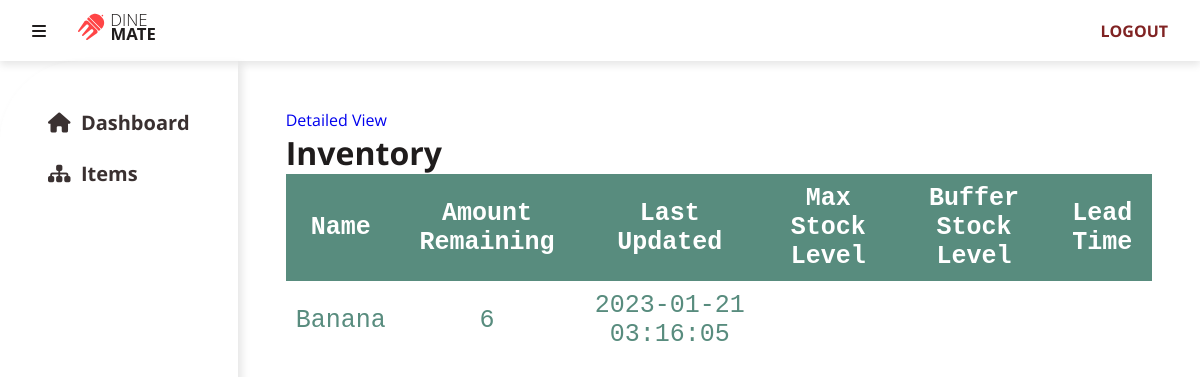
The page /admin/inventory on the database as committed earlier.
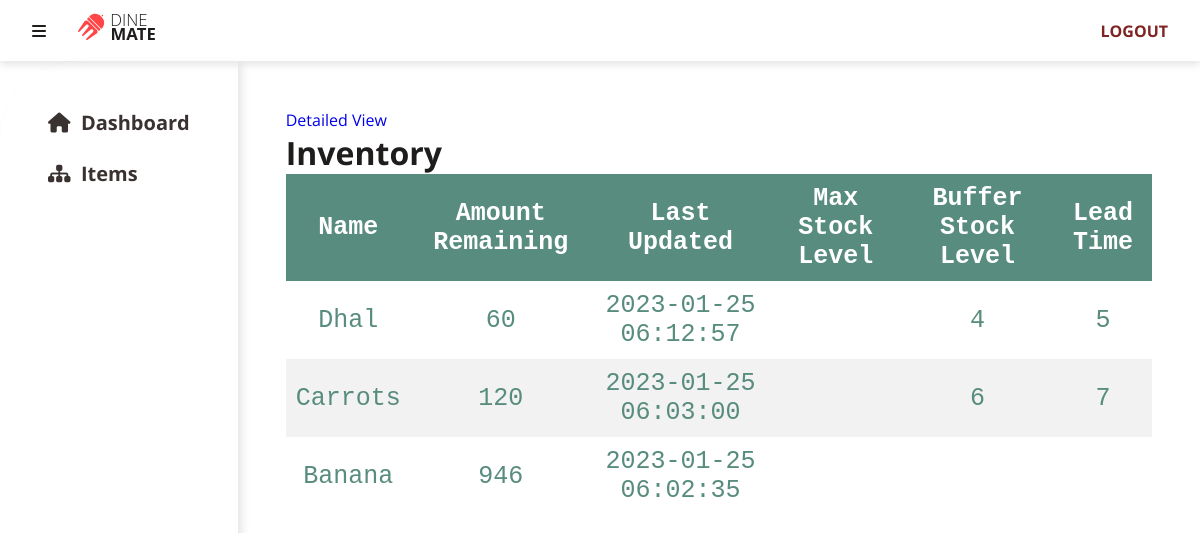
The same page on the database as committed later.
### tables this page shows
CREATE TABLE `inventory` (
  `item_id` int(11) NOT NULL,
  `amount_remaining` float NOT NULL,
  `last_updated` timestamp NOT NULL DEFAULT current_timestamp(),
  `reorder_level` float DEFAULT NULL,
  `max_stock_level` float DEFAULT NULL,
  `buffer_stock_level` float DEFAULT NULL,
  `lead_time` int(11) DEFAULT NULL
);

CREATE TABLE `items` (
  `item_id` int(11) NOT NULL,
  `item_name` varchar(256) NOT NULL,
  `description` text DEFAULT NULL,
  `unit` int(50) NOT NULL,
  `category` int(11) DEFAULT NULL
);

### app/core/Controller.php (called while the page is built, shortened)
<?php
trait Controller
{
    public function view(string $view, array $data = []): void
    {
        $filename = "../app/views/" . $view . ".view.php";
        require $filename;
    }
}

### app/controllers/Admin/Inventory.php (called while the page is built, shortened)
<?php
class Inventory
{
    public function index()
    {
        $inv = new InventoryModel();
        $inventory = $inv->getInventory();
        $this->view('inventory', ['inventory' => $inventory]);
    }
}

### app/core/App.php (called while the page is built, shortened)
<?php
class App
{
    private mixed $module = "";
    private array $modules = ["admin"];
    private mixed $controller = "home";
    private string $method = "index";
    function __construct()
    {
        $url = $this->splitUrl();
        if (isset($url[0]) && in_array($url[0], $this->modules)) {
            $this->module = $url[0];
            array_shift($url);
        }
        $controllerPath = "../app/controllers/";
        $path = $controllerPath;
        if ($this->module) {
            $path .= ucfirst($this->module) . "/";
        }
        $path .= ucfirst($url[0] ?? $this->controller) . ".php";
        if (isset($url[0])) {
            if (file_exists($path)) {
                $this->controller = $url[0];
                unset($url[0]);
            } else {
                $this->controller = null;
            }
        }
        $this->controller = new $this->controller;
        $this->params = $url ? array_values($url) : [];
        call_user_func_array([$this->controller, $this->method], $this->params);
    }
    private function splitUrl(): array
    {
        if (isset($_GET["url"])) {
            return explode("/", filter_var(rtrim($_GET["url"], "/"), FILTER_SANITIZE_URL));
        } else {
            return [];
        }
    }
}

### public/index.php (called while the page is built, shortened)
<?php
$app = new App();

### app/core/Model.php (called while the page is built, shortened)
<?php
class Model
{
    protected string $table = "";
    public function select(array|string $column_list = "*"): Model
    {
        if (is_array($column_list)) {
            for ($i = 0; $i < count($column_list); $i++) {
                if (!str_contains($column_list[$i], ".")) {
                    $column_list[$i] = $this->table . "." . $column_list[$i];
                }
            }
            $column_list = implode(", ", $column_list);
        } else {
            if (!str_contains($column_list, ".")) {
                $column_list = $this->table . "." . $column_list;
            }
        }
        return $this;
    }
    public function join(string $table, string $column1, string $column2, string $operator = "="): Model
    {
        return $this;
    }
}

### app/models/InventoryModel.php (called while the page is built, shortened)
<?php
class InventoryModel extends Model
{
    public function __construct()
    {
        $this->table = "inventory";
    }
    public function getInventory()
    {
        return $this->select(["inventory.*", "items.item_name"])
        ->join("items", "items.item_id", "inventory.item_id")
        ->fetchAll();
    }
}

### app/core/Database.php (called while the page is built, shortened)
<?php
trait Database
{
    private ?PDO $db = null;
    protected string $query = "";
    protected array $data = [];
    public function execute(): PDOStatement
    {
        try {
            $statement = $this->prepare($this->query);
            $statement->execute($this->data);
            $this->query = "";
            $this->data = [];
            return $statement;
        } catch (PDOException $e) {
            die($e->getMessage());
        }
    }
    public function fetchAll(): array
    {
        return $this->execute()->fetchAll();
    }
    protected function prepare(string $query): PDOStatement
    {
        try {
            return $this->db->prepare($query);
        } catch (Exception $e) {
            die($e->getMessage());
        }
    }
    private function connect(): void
    {
        try {
            $connection_string = "mysql:hostname=" . DBHOST . ";dbname=" . DBNAME;
            $this->db = new PDO($connection_string, DBUSER, DBPASS, [
                PDO::ATTR_ERRMODE => PDO::ERRMODE_EXCEPTION,
                PDO::ATTR_DEFAULT_FETCH_MODE => PDO::FETCH_OBJ
            ]);
        } catch (PDOException $e) {
            die($e->getMessage());
        }
    }
}

### app/views/inventory.view.php (the view, shortened to what this page needs)
<?php include "partials/dashboard.header.php" ?>
<!DOCTYPE html>
<html lang="en">
<head>
</head>
<body>
<a href="<?= ROOT ?>/admin/inventory/info">Detailed View</a>
<h1>Inventory</h1>
<table>
    <thead>
        <tr>
            <th>Name</th>
            <th>Amount Remaining</th>
            <th>Last Updated</th>
            <th> Max Stock Level</th>
            <th> Buffer Stock Level</th>
            <th> Lead Time</th>
        </tr>
    </thead>
    <tbody>
        <?php foreach ($inventory as $item) : ?>
            <tr>
                <td><?= $item->item_name ?></td>
                <td><?= $item->amount_remaining ?></td>
                <td><?= $item->last_updated ?></td>
                <td><?= $item->max_stock_level ?></td>
                <td><?= $item->buffer_stock_level ?></td>
                <td><?= $item->lead_time ?></td>
            </tr>
        <?php endforeach; ?>
    </tbody>
</table>
</body>
</html>
<?php include "partials/dashboard.footer.php" ?>

Rows that differ between the two databases and show on the page:
added inventory: item_id.item_name "Dhal", amount_remaining "60", last_updated "2023-01-25 06:12:57", buffer_stock_level "4", lead_time "5"
added inventory: item_id.item_name "Carrots", amount_remaining "120", last_updated "2023-01-25 06:03:00", buffer_stock_level "6", lead_time "7"
changed inventory "Banana": amount_remaining "6" → "946"; last_updated "2023-01-21 03:16:05" → "2023-01-25 06:02:35"
